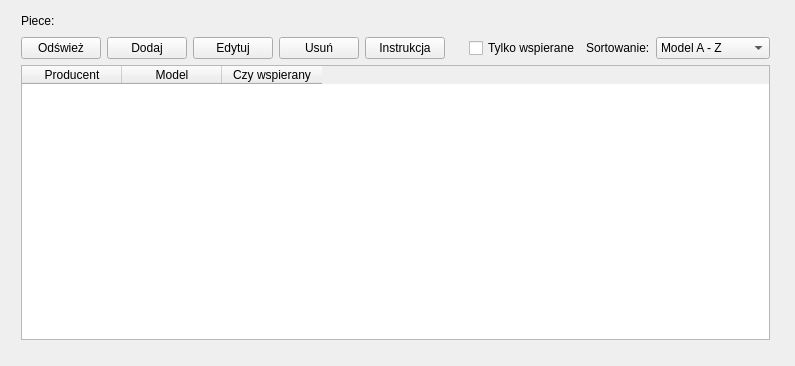
<?xml version="1.0" encoding="UTF-8"?>
<ui version="4.0">
 <class>furnacesWidgetClass</class>
 <widget class="QWidget" name="furnacesWidgetClass">
  <property name="geometry">
   <rect>
    <x>0</x>
    <y>0</y>
    <width>795</width>
    <height>366</height>
   </rect>
  </property>
  <property name="windowTitle">
   <string>furnacesWidget</string>
  </property>
  <widget class="QWidget" name="layoutWidget">
   <property name="geometry">
    <rect>
     <x>10</x>
     <y>0</y>
     <width>771</width>
     <height>351</height>
    </rect>
   </property>
   <layout class="QGridLayout" name="gridLayout">
    <item row="0" column="0">
     <layout class="QHBoxLayout" name="horizontalLayout_2">
      <item>
       <widget class="QLabel" name="label_2">
        <property name="text">
         <string>Piece:</string>
        </property>
       </widget>
      </item>
      <item>
       <spacer name="horizontalSpacer_2">
        <property name="orientation">
         <enum>Qt::Orientation::Horizontal</enum>
        </property>
        <property name="sizeHint" stdset="0">
         <size>
          <width>40</width>
          <height>20</height>
         </size>
        </property>
       </spacer>
      </item>
     </layout>
    </item>
    <item row="1" column="0">
     <layout class="QHBoxLayout" name="horizontalLayout">
      <item>
       <widget class="QPushButton" name="refreshButton">
        <property name="text">
         <string>Odśwież</string>
        </property>
       </widget>
      </item>
      <item>
       <widget class="QPushButton" name="addButton">
        <property name="text">
         <string>Dodaj</string>
        </property>
       </widget>
      </item>
      <item>
       <widget class="QPushButton" name="editButton">
        <property name="text">
         <string>Edytuj</string>
        </property>
       </widget>
      </item>
      <item>
       <widget class="QPushButton" name="deleteButton">
        <property name="text">
         <string>Usuń</string>
        </property>
       </widget>
      </item>
      <item>
       <widget class="QPushButton" name="manualButton">
        <property name="text">
         <string>Instrukcja</string>
        </property>
       </widget>
      </item>
      <item>
       <spacer name="horizontalSpacer">
        <property name="orientation">
         <enum>Qt::Orientation::Horizontal</enum>
        </property>
        <property name="sizeHint" stdset="0">
         <size>
          <width>40</width>
          <height>20</height>
         </size>
        </property>
       </spacer>
      </item>
      <item>
       <widget class="QCheckBox" name="supportCheckBox">
        <property name="text">
         <string>Tylko wspierane</string>
        </property>
       </widget>
      </item>
      <item>
       <widget class="QLabel" name="label">
        <property name="text">
         <string>Sortowanie:</string>
        </property>
       </widget>
      </item>
      <item>
       <widget class="QComboBox" name="sortBox">
        <property name="sizePolicy">
         <sizepolicy hsizetype="Expanding" vsizetype="Fixed">
          <horstretch>0</horstretch>
          <verstretch>0</verstretch>
         </sizepolicy>
        </property>
        <item>
         <property name="text">
          <string>Model A - Z</string>
         </property>
        </item>
        <item>
         <property name="text">
          <string>Model Z - A</string>
         </property>
        </item>
        <item>
         <property name="text">
          <string>Producent A - Z</string>
         </property>
        </item>
        <item>
         <property name="text">
          <string>Producent Z - A</string>
         </property>
        </item>
       </widget>
      </item>
     </layout>
    </item>
    <item row="2" column="0">
     <widget class="QTableWidget" name="furnacesList">
      <column>
       <property name="text">
        <string>Producent</string>
       </property>
      </column>
      <column>
       <property name="text">
        <string>Model</string>
       </property>
      </column>
      <column>
       <property name="text">
        <string>Czy wspierany</string>
       </property>
      </column>
     </widget>
    </item>
   </layout>
  </widget>
 </widget>
 <layoutdefault spacing="6" margin="11"/>
 <resources/>
 <connections/>
</ui>
